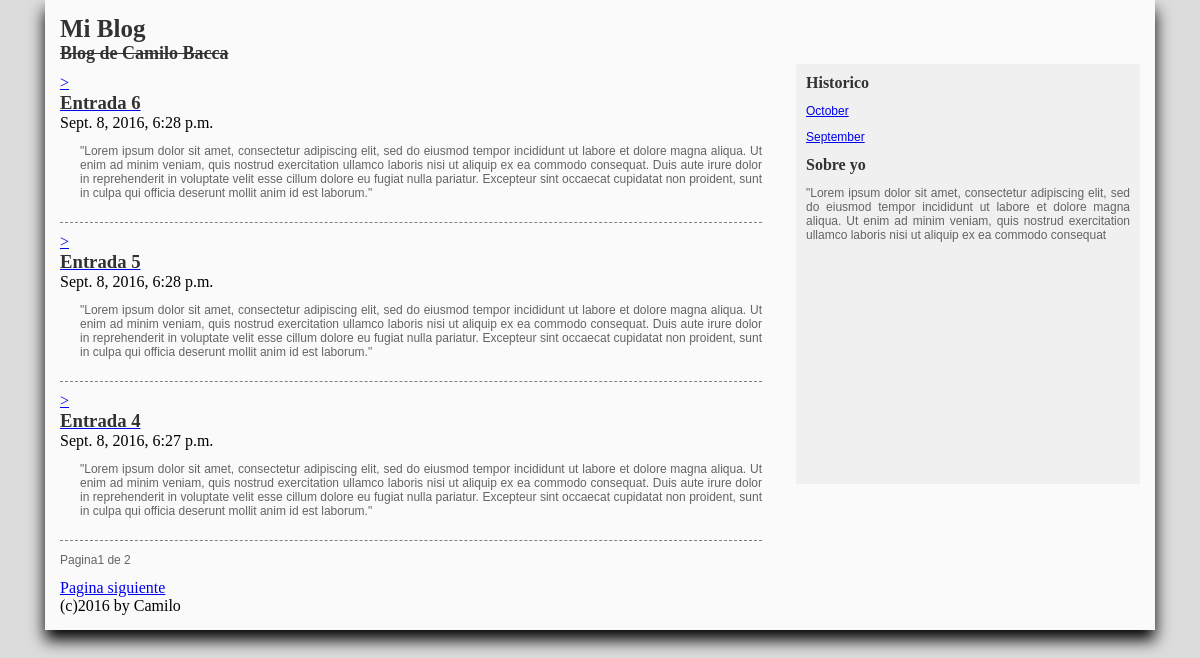
The page / on the database its author committed.
### blog/models.py (models this page shows, shortened)
class Entrada(models.Model):
	titulo=models.CharField(max_length=100)
	contenido = models.TextField()
	fecha = models.DateTimeField(auto_now_add=True)

### blog/views.py (the view)
# urls.py: url(r'',main),
def main(request):
	entrada = Entrada.objects.all().order_by("-fecha")
	paginator = Paginator(entrada,3)
	try: pagina = int(request.GET.get("page","1"))
	except ValueError: pagina = 1
	try:
		entrada = paginator.page(pagina)
	except(InvalidPage, EmptyPage):
		entrada = Paginator.page(Paginator.num_pages)
	return render_to_response("listado.html",dict(entrada=entrada, months=mkmonth_lst()))

### blog/views.py (called while the page is built)
def mkmonth_lst():
	if not Entrada.objects.count(): return[]
	year, month = time.localtime()[:2]
	first = Entrada.objects.order_by("fecha")[0]
	fyear = first.fecha.year
	fmonth = first.fecha.month
	months = []
	for y in range(year, fyear-1, -1):
		start, end = 12, 0
		if y == year: start = month
		if y == fyear: end = fmonth - 1
		for m in range(start, end,-1):
			months.append((y,m,month_name[m]))
	return months

### blog/templates/listado.html (shortened to what this page needs)
{% extends "estructura.html" %}
{% block contenido %}
		{% for elemento in entrada %}
			<article>
				<a href="{% url 'entrada' elemento.pk %}">><h3>{{ elemento.titulo }}</h3></a>
				<time>{{ elemento.fecha }}</time>
				<p>{{ elemento.contenido }}</p>
			</article>
		{% endfor %}
		<nav>
			<p>Pagina{{ entrada.number }} de {{ entrada.paginator.num_pages }}</p>
			{% if entrada.has_next %}
				<a href="?page={{ entrada.next_page_number }}">Pagina siguiente</a>
			{% endif %}
		</nav>
		{% endblock %}

### blog/templates/estructura.html (shortened to what this page needs)
<!DOCTYPE html>
<html>
<head>
</head>
<body>
		<div id="contenedor">
		<header>
			<a href="http://localhost:8000"><h1>Mi Blog</h1>
			<h2>Blog de Camilo Bacca</h2>
		</header>
		<section>
			<div id="articulos">
				{% block contenido %}
				{% endblock %}
			</div>
			<aside>
			<h4>Historico</h4>
			{% for month in months %}
			<p><a href="{% url 'month' month.0 month.1 %}">{{ month.2 }}</a></p>
			{% endfor %}
				<h4>Sobre yo</h4>
				<p>"Lorem ipsum dolor sit amet, consectetur adipiscing elit, sed do eiusmod tempor incididunt ut labore et dolore magna aliqua. Ut enim ad minim veniam, quis nostrud exercitation ullamco laboris nisi ut aliquip ex ea commodo consequat</p>
			</aside>
		</section>
		<footer>
			(c)2016 by Camilo
		</footer>
</body>
</html>

### blog/templates/estructura.html (style rules this page uses)
body { margin : 0px; padding: 0px; background: rgb(220,220,220); }
#contenedor { width: 90%; margin: auto; background: rgb(250,250,250); box-shadow: 0px 10px 15px rgba(0,0,0,1); padding: 15px; }
p { text-align: justify; font-family:sans-serif; font-size:12px; color: rgb(100,100,100); }
h1, h2, h3, h4 { margin: 0px; padding: 0px; color: rgb(50,50,50); font-family: serif; }
article p { padding-left: 20px; }
article { border-bottom: 1px dashed grey; padding-top: 10px; padding-bottom: 10px; }
h1 { font-size: 25px; }
h2 { font-size: 18px; text-decoration: line-through; }
aside { width: 30%; float: right; background: rgb(240,240,240); padding: 10px; height: 400px; }
#articulos { width: 65%; float: left; }
header a { text-decoration: none; }

### rows shown on the page
Entrada: titulo "Entrada 6", fecha "Sept. 8, 2016, 6:28 p.m.", contenido "\"Lorem ipsum dolor sit amet, consectetur adipiscing elit, sed do eiusmod tempor incididunt ut labore et dolore magna aliqua. Ut enim ad minim veniam, quis nostrud exercitation ullamco laboris nisi ut aliquip ex ea commodo consequat. Duis aute irure dolor in reprehenderit in voluptate velit esse cillum dolore eu fugiat nulla pariatur. Excepteur sint occaecat cupidatat non proident, sunt in culpa qui officia deserunt mollit anim id est laborum.\""
Entrada: titulo "Entrada 5", fecha "Sept. 8, 2016, 6:28 p.m.", contenido "\"Lorem ipsum dolor sit amet, consectetur adipiscing elit, sed do eiusmod tempor incididunt ut labore et dolore magna aliqua. Ut enim ad minim veniam, quis nostrud exercitation ullamco laboris nisi ut aliquip ex ea commodo consequat. Duis aute irure dolor in reprehenderit in voluptate velit esse cillum dolore eu fugiat nulla pariatur. Excepteur sint occaecat cupidatat non proident, sunt in culpa qui officia deserunt mollit anim id est laborum.\""
Entrada: titulo "Entrada 4", fecha "Sept. 8, 2016, 6:27 p.m.", contenido "\"Lorem ipsum dolor sit amet, consectetur adipiscing elit, sed do eiusmod tempor incididunt ut labore et dolore magna aliqua. Ut enim ad minim veniam, quis nostrud exercitation ullamco laboris nisi ut aliquip ex ea commodo consequat. Duis aute irure dolor in reprehenderit in voluptate velit esse cillum dolore eu fugiat nulla pariatur. Excepteur sint occaecat cupidatat non proident, sunt in culpa qui officia deserunt mollit anim id est laborum.\""

### other values the page prints
{{ entrada.number }} "1"
{{ entrada.paginator.num_pages }} "2"
{{ month.2 }} "October" "September"
